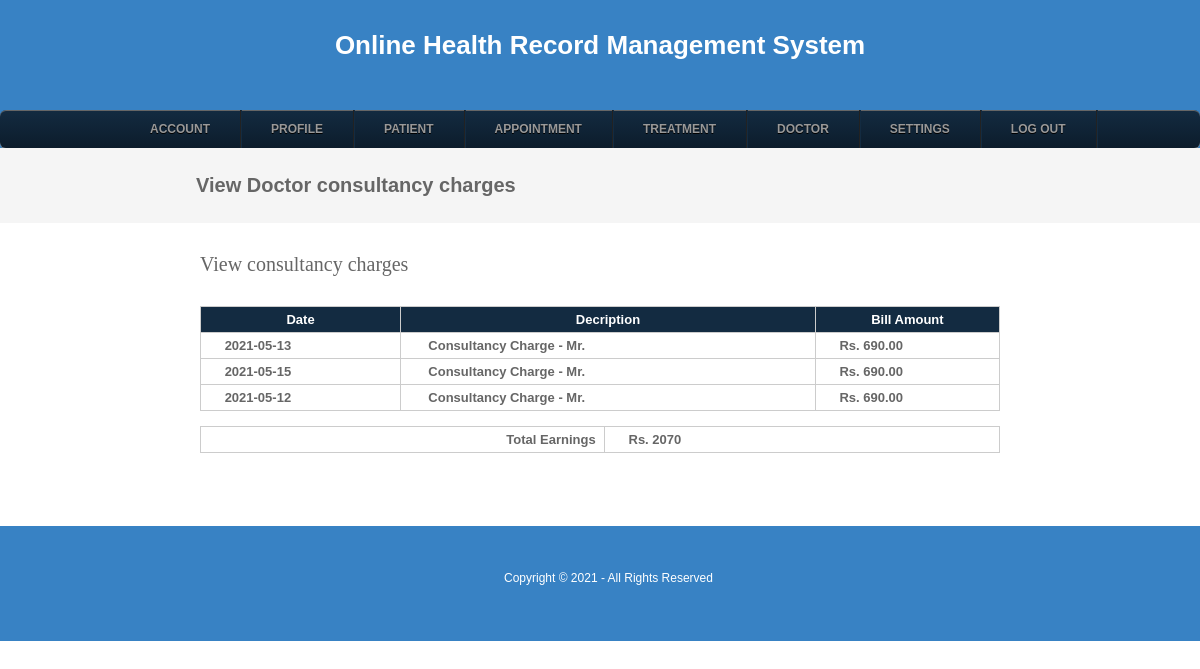
The page /viewdoctorconsultancycharge.php (signed in) on the database its author committed.
### tables this page shows
CREATE TABLE `billing_records` (
  `billingservice_id` int(10) NOT NULL,
  `billingid` int(10) NOT NULL,
  `bill_type_id` int(10) NOT NULL COMMENT 'id of service charge or treatment charge',
  `bill_type` varchar(250) NOT NULL,
  `bill_amount` float(10,2) NOT NULL,
  `bill_date` date NOT NULL,
  `status` varchar(10) NOT NULL
);

### viewdoctorconsultancycharge.php (the view, shortened to what this page needs)
<?php
include("headers.php");
include("dbconnection.php");
?>
<div class="wrapper col2">
  <div id="breadcrumb">
    <ul>
      <li class="first">View Doctor consultancy charges</li></ul>
  </div>
</div>
<div class="wrapper col4">
  <div id="container">
    <h1>View consultancy charges</h1>
    <form method="post" action="">
  	<table class="order-table">
      <thead>
       <tr>
          <th width="97" scope="col">Date</th>
          <th width="245" scope="col">Decription</th>
          <th width="86" scope="col">Bill Amount</th>
        </tr>
        </thead>
        <tbody>
         <?php
		$sql ="SELECT * FROM billing_records where bill_type='Consultancy Charge' AND bill_type_id='$_SESSION[doctorid]'";
		$qsql = mysqli_query($con,$sql);
		$billamt= 0;
		while($rs = mysqli_fetch_array($qsql))
		{
        echo "<tr>
          	<td>&nbsp;$rs[bill_date]</td>
		 	<td>&nbsp; $rs[bill_type]";
if($rs[bill_type] == "Consultancy Charge")
{
	$sqldoctor = "SELECT * FROM doctor WHERE doctorid='$rs[bill_type_id]'";
	$qsqldoctor = mysqli_query($con,$sqldoctor);
	$rsdoctor = mysqli_fetch_array($qsqldoctor);
		echo " - Mr.".$rsdoctor[doctorname];
}
	echo " </td><td>&nbsp;Rs. $rs[bill_amount]</td></tr>";
		$billamt = $billamt +  $rs[bill_amount];
		}
		?>
      </tbody>
    </table>
    <table width="557" border="3">
      <tbody>
		<tr>
		  <th scope="col"><div align="right">Total Earnings &nbsp; </div></th>
		  <td>&nbsp;Rs. <?php echo ($billamt + $taxamt)  - $rsbilling_records[discount] ; ?></td>
	    </tr>
      </tbody>
    </table>
    </form>
    <p>&nbsp;</p>
  </div>
</div>
<?php
include("footers.php");
?>

### layout/styles/layout.css (style rules this page uses)
html { overflow-y:scroll; }
body { margin:0; padding:0; font-size:13px; font-family:verdana, Arial, Helvetica, sans-serif; }
div.wrapper { display:block; width:100%; margin:0; text-align:left; }
.col2 { color:#666666; background-color:#F5F5F5; }
.col3, .col4 { color:#666666; background-color:#FFFFFF; }
#head, #gallery, #breadcrumb, #container, #footer { display:block; position:relative; padding: 0; margin:0 auto; }
#breadcrumb { padding: 26px 196px; font-size: 20px; font-weight: bold; }
#breadcrumb ul { margin:0; padding:0; list-style:none; }
#breadcrumb ul li { display:inline; }
#breadcrumb ul li.first { font-weight:bold; font-size: 20px; }
#container { padding: 30px 200px; }
#container h1, #container h2, #container h3, #container h4, #container h5, #container h6 { margin:0 0 15px 0; padding:0 0 15px 0; line-height:normal; font-weight:normal; font-size:20px; font-family:Georgia, "Times New Roman", Times, serif; }

### layout/styles/forms.css (style rules this page uses)
form, fieldset, legend { margin:0; padding:0; border:none; }

### layout/styles/tables.css (style rules this page uses)
table { width:100%; border-collapse:collapse; table-layout:auto; vertical-align:top; margin-bottom:15px; border:1px solid #CCCCCC; }
table thead th { color:#FFFFFF; background-color:#132B41; border:1px solid #CCCCCC; border-collapse:collapse; text-align:center; table-layout:auto; vertical-align:middle; }
table tbody td { vertical-align:top; border-collapse:collapse; border-left:1px solid #CCCCCC; border-right:1px solid #CCCCCC; border-top:1px solid #CCCCCC; }
table thead th, table tbody td { padding:5px 20px; border-collapse:collapse; font-weight: bold; }

### rows shown on the page
billing_records: bill_date "2021-05-13", bill_type "Consultancy Charge", bill_amount "690.00"
billing_records: bill_date "2021-05-15", bill_type "Consultancy Charge", bill_amount "690.00"
billing_records: bill_date "2021-05-12", bill_type "Consultancy Charge", bill_amount "690.00"
